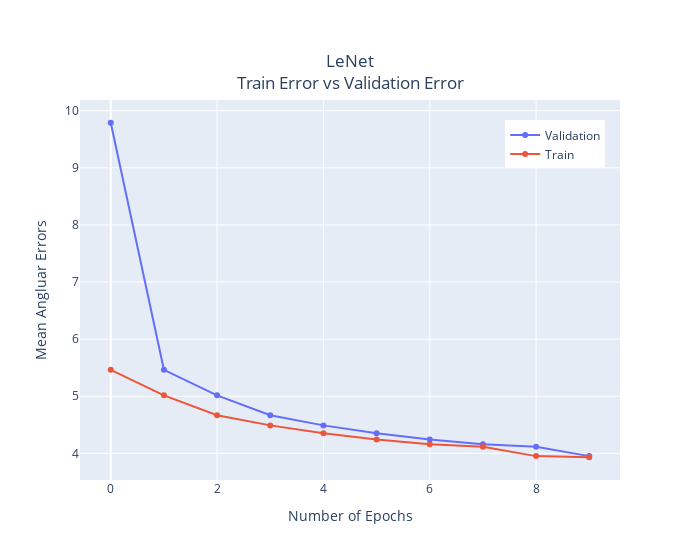

Write notebook code for a chart like this one.
### Code cell
fig = go.Figure()
fig.add_trace(go.Scatter(x = [i for i in range(10)], y=val, name='Validation'))
fig.add_trace(go.Scatter(x = [i for i in range(10)], y=train, name='Train'))

fig.update_layout(width=700, xaxis_title='Number of Epochs', yaxis_title='Mean Angluar Errors', 
                  title={'text':'LeNet<br>Train Error vs Validation Error','x':0.5,'y':0.88,'xanchor':'center','yanchor':'top'},
                  legend_y=0.82,legend_x=0.88,
                  legend_xanchor='center',legend_yanchor='bottom'
                 )
fig.show()

### Figure 1 — Plotly figure (JSON) as saved in the notebook; plotly's stock layout.template omitted (floating-point values rounded to 4 significant figures)
{"data": [{"name": "Validation", "type": "scatter", "x": [0, 1, 2, 3, 4, 5, 6, 7, 8, 9], "y": [9.789, 5.464, 5.017, 4.669, 4.491, 4.351, 4.243, 4.162, 4.117, 3.953, 3.933]}, {"name": "Train", "type": "scatter", "x": [0, 1, 2, 3, 4, 5, 6, 7, 8, 9], "y": [5.464, 5.017, 4.669, 4.491, 4.351, 4.243, 4.162, 4.117, 3.953, 3.933]}], "layout": {"legend": {"x": 0.88, "xanchor": "center", "y": 0.82, "yanchor": "bottom"}, "title": {"text": "LeNet<br>Train Error vs Validation Error", "x": 0.5, "xanchor": "center", "y": 0.88, "yanchor": "top"}, "width": 700, "xaxis": {"title": {"text": "Number of Epochs"}}, "yaxis": {"title": {"text": "Mean Angluar Errors"}}}}
